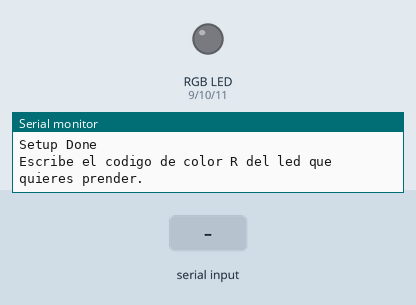
This sketch was run on a simulated Arduino Uno, built with avr-gcc and run on an emulated ATmega328P. Parts: an RGB LED mixed from three pins (HIGH = lit), the last lines printed to the serial monitor. The test bench sets the inputs (shaded band).

Above: at 1.2 s.
1.3 s: "90,45,200\n" received over Serial
At 2.6 s:
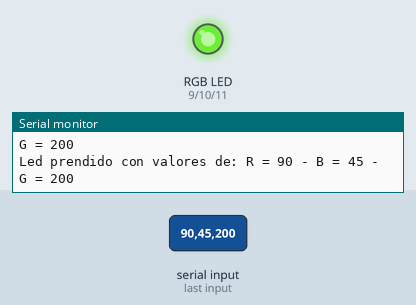
Timing chart, 0 to 4.3 s (numbered marks = the images above; inputs shaded):
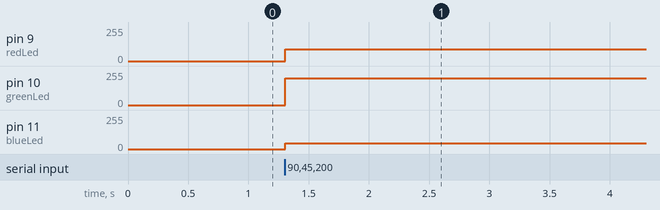

The sketch:

LED_RGB.ino
```cpp
int R;
int B;
int G;
String msg1 = "Escribe el codigo de color R del led que quieres prender.";
String msg2 = "Escribe el codigo de color B del led que quieres prender.";
String msg3 = "Escribe el codigo de color G del led que quieres prender.";
int redLed = 9;
int greenLed = 10;
int blueLed = 11;

void setup() {
  Serial.begin(115200);
  pinMode(redLed, OUTPUT);
  pinMode(blueLed, OUTPUT);
  pinMode(greenLed, OUTPUT);
  Serial.println("Setup Done");

}

void loop() {

  Serial.println(msg1);
  while (Serial.available() == 0) {
  }
  R = Serial.parseInt();
  Serial.print("R = ");
  Serial.println(R);

  Serial.println(msg2);
  while (Serial.available() == 0) {
  }
  B = Serial.parseInt();
  Serial.print("B = ");
  Serial.println(B);

  Serial.println(msg3);
  while (Serial.available() == 0) {
  }
  G = Serial.parseInt();
  Serial.print("G = ");
  Serial.println(G);


  analogWrite(redLed, R);
  analogWrite(blueLed, B);
  analogWrite(greenLed, G);

  Serial.println();
  Serial.print("Led prendido con valores de: ");
  Serial.print("R = ");
  Serial.print(R);
  Serial.print(" - B = ");
  Serial.print(B);
  Serial.print(" - G = ");
  Serial.println(G);

  delay(5000);

}
```

Measured:
- after the input at 1.3 s, pin 9 (redLed): 0/255 → 90/255 at once; pin 10 (greenLed): 0/255 → 200/255 at once; pin 11 (blueLed): 0/255 → 45/255 at once
